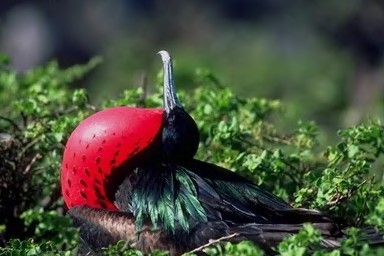
#> input picture samples/authentic/Au_ani_00004.jpg, 384 x 256 px; its folder holds only this picture in this run
$ python -i localize.py   (imports and definitions only)
#> lines starting #> are read from the running program, lines starting #| are printed output that depends on the picture
import cv2
import numpy as np
from skimage.segmentation import slic


def localize_forgery(image_np: np.ndarray):
    copy_move_mask, cm_meta = _detect_copy_move(image_np)
    splicing_mask, sp_meta = _detect_splicing(image_np)

    if copy_move_mask.max() > splicing_mask.max():
        combined = copy_move_mask
        ftype = "copy-move"
    elif splicing_mask.max() > 0:
        combined = splicing_mask
        ftype = "splicing"
    else:
        combined = np.maximum(copy_move_mask, splicing_mask)
        ftype = "unknown"

    meta = {
        "sift_keypoints": cm_meta["keypoints"],
        "sift_matches": cm_meta["matches"],
        "slic_segments": sp_meta["segments"],
        "outlier_segments": sp_meta["outliers"],
        "copy_move_score": float(copy_move_mask.max()),
        "splicing_score": float(splicing_mask.max()),
    }

    return combined, ftype, meta


def _detect_copy_move(image_np: np.ndarray):
    gray = cv2.cvtColor(image_np, cv2.COLOR_RGB2GRAY) if image_np.shape[2] == 3 else image_np
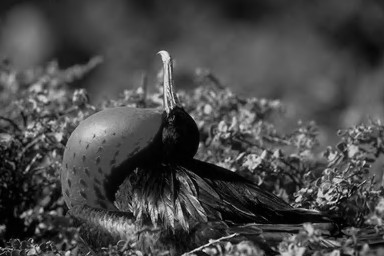
#> gray: shape (256, 384); min 0, max 234, mean 72.9

    sift = cv2.SIFT_create(nfeatures=500)
    keypoints, descriptors = sift.detectAndCompute(gray, None)
#> keypoints = 500 keypoints; strongest (x, y, size): (233, 170, 2.7), (211, 241, 3), (204, 250, 1.8), (364, 162, 2.1)

    mask = np.zeros(gray.shape, dtype=np.float32)
    n_kp = len(keypoints) if keypoints else 0
#> n_kp = 500

    if descriptors is None or n_kp < 10:
        return mask, {"keypoints": n_kp, "matches": 0}

    bf = cv2.BFMatcher(cv2.NORM_L2, crossCheck=False)
    try:
        matches = bf.knnMatch(descriptors, descriptors, k=3)
#> matches = 500 matches
    except Exception:
        return mask, {"keypoints": n_kp, "matches": 0}

    min_dist = max(image_np.shape[:2]) * 0.05
#> min_dist = 19.2
    good_matches = 0

    for m_list in matches:
        if len(m_list) < 2:
            continue
        for m in m_list[1:]:
            if m.queryIdx == m.trainIdx:
                continue
            pt1 = np.array(keypoints[m.queryIdx].pt)
            pt2 = np.array(keypoints[m.trainIdx].pt)
            if np.linalg.norm(pt1 - pt2) > min_dist and m.distance < 120:
                x, y = int(pt2[0]), int(pt2[1])
                radius = int(keypoints[m.trainIdx].size * 3)
                cv2.circle(mask, (x, y), max(radius, 15), 1.0, -1)
                good_matches += 1
#> mask: shape (256, 384) float32; every value is 0
#> after the loop, good_matches = 0
#> in localize_forgery, `copy_move_mask, cm_meta = _detect_copy_move(image_np)`: cm_meta = {'keypoints': 500, 'matches': 0}

    if mask.max() > 0:
        mask = cv2.GaussianBlur(mask, (31, 31), 0)
        mask = mask / mask.max()

    return mask, {"keypoints": n_kp, "matches": good_matches}


def _detect_splicing(image_np: np.ndarray):
    h, w = image_np.shape[:2]
#> h = 256; w = 384
    n_target = 100
    segments = slic(image_np, n_segments=n_target, compactness=10, sigma=1, start_label=0)
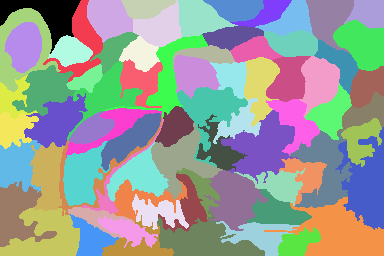
#> segments: shape (256, 384) int64; 75 distinct labels, from 0 to 74; one colour per label, 0 black

    lab = cv2.cvtColor(image_np, cv2.COLOR_RGB2LAB).astype(np.float32)
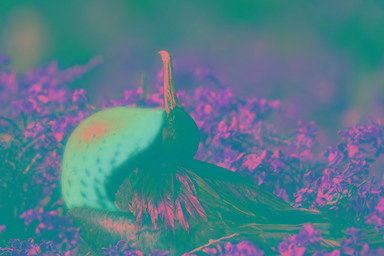
#> lab: shape (256, 384, 3) float32; mean R, G, B 81.8, 123.1, 138.4

    n_segs = segments.max() + 1
#> n_segs = 75
    means = np.zeros((n_segs, 3), dtype=np.float32)
    for s in range(n_segs):
        region = lab[segments == s]
        if len(region) > 0:
            means[s] = region.mean(axis=0)
#> after the loop, means = 75 rows, first 8: [44.21, 129.3, 118.8], [70.92, 123.1, 129.3], [79.6, 126.4, 123.6], [41.69, 129.2, 117.2], [59.1, 125.8, 127], [66.85, 126.8, 125.8], [23.93, 131.1, 115.8], [44.36, 127.3, 119.9]

    global_mean = means.mean(axis=0)
#> global_mean = [82.68, 124, 137.5]
    global_std = means.std(axis=0) + 1e-6
#> global_std = [37.38, 19.1, 13.11]
    z_scores = np.abs((means - global_mean) / global_std).mean(axis=1)
#> z_scores = 75 values, max 2.42 at index 45, min 0.136 at index 19, mean 0.771

    threshold = 2.5
    outlier_segs = np.where(z_scores > threshold)[0]
#> outlier_segs = empty array

    mask = np.zeros((h, w), dtype=np.float32)
    for s in outlier_segs:
        mask[segments == s] = float(z_scores[s]) / z_scores.max()
#> this loop made 0 passes

    if mask.max() > 0:
        mask = cv2.GaussianBlur(mask, (21, 21), 0)
        mask = mask / mask.max()

    return mask, {"segments": int(n_segs), "outliers": int(len(outlier_segs))}

>>> import cv2
>>> picture = cv2.cvtColor(cv2.imread('../../samples/authentic/Au_ani_00004.jpg'), cv2.COLOR_BGR2RGB)
>>> result = localize_forgery(picture)
#> in localize_forgery, `splicing_mask, sp_meta = _detect_splicing(image_np)`: sp_meta = {'segments': 75, 'outliers': 0}
#> in localize_forgery, `meta = { "sift_keypoints": cm_meta["keypoints"], "sift_matches": cm_me..`: meta = {'sift_keypoints': 500, 'sift_matches': 0, 'slic_segments': 75, 'outlier_segments': 0, 'copy_move_score': 0, 'splicing_score': 0}

$ run again, on samples/authentic/Au_ani_00006.jpg
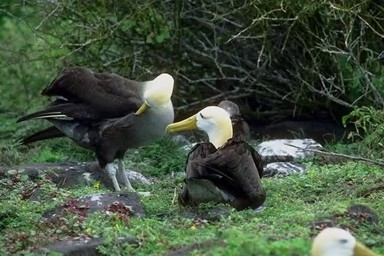
#> input picture samples/authentic/Au_ani_00006.jpg, 384 x 256 px
#> keypoints = 500 keypoints; strongest (x, y, size): (217, 121, 24.1), (159, 89, 21), (194, 144, 2.3), (107, 212, 2.1)
#> n_kp = 500
#> matches = 500 matches
#> after the loop in _detect_copy_move, `for m_list in matches:`: good_matches = 0
#> cm_meta = {'keypoints': 500, 'matches': 0}
#> in _detect_splicing, `segments = slic(image_np, n_segments=n_target, compactness=10, sigma=1..`:
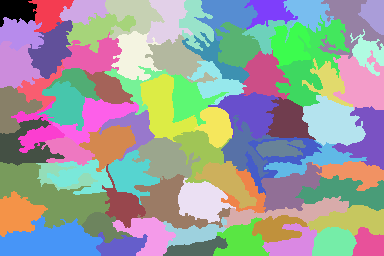
#> segments: shape (256, 384) int64; 80 distinct labels, from 0 to 79; one colour per label, 0 black
#> in _detect_splicing, `lab = cv2.cvtColor(image_np, cv2.COLOR_RGB2LAB).astype(np.float32)`:
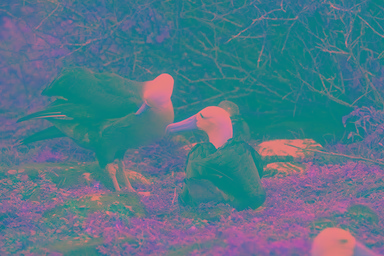
#> lab: shape (256, 384, 3) float32; mean R, G, B 83.3, 118.5, 137.2
#> n_segs = 80
#> after the loop in _detect_splicing, `for s in range(n_segs):`: means = 80 rows, first 8: [78.62, 108.7, 144.6], [93.19, 113.9, 141.6], [66.19, 113.1, 145], [60.37, 114.8, 143], [58.52, 116.4, 139.5], [30.51, 121.4, 132.3], [52.38, 120.7, 134.7], [59.92, 118.6, 140.6]
#> global_mean = [83.52, 118.4, 137.4]
#> global_std = [46.41, 7.3, 7.64]
#> z_scores = 80 values, max 2.09 at index 74, min 0.216 at index 9, mean 0.85
#> outlier_segs = empty array
#> sp_meta = {'segments': 80, 'outliers': 0}
#> meta = {'sift_keypoints': 500, 'sift_matches': 0, 'slic_segments': 80, 'outlier_segments': 0, 'copy_move_score': 0, 'splicing_score': 0}

$ run again, on samples/authentic/Au_ani_00015.jpg
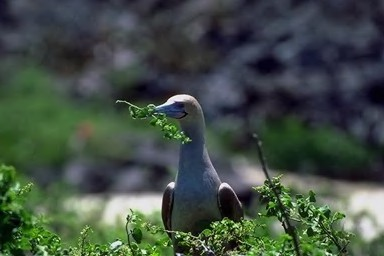
#> input picture samples/authentic/Au_ani_00015.jpg, 384 x 256 px
#> keypoints = 410 keypoints; strongest (x, y, size): (172, 185, 4.4), (170, 101, 5.1), (223, 222, 2.1), (144, 252, 3.1)
#> n_kp = 410
#> matches = 410 matches
#> after the loop in _detect_copy_move, `for m_list in matches:`: good_matches = 0
#> cm_meta = {'keypoints': 410, 'matches': 0}
#> in _detect_splicing, `segments = slic(image_np, n_segments=n_target, compactness=10, sigma=1..`:
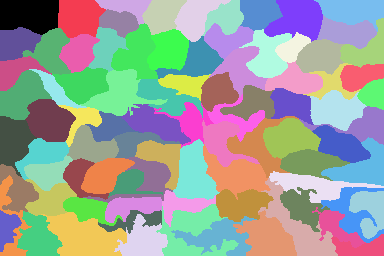
#> segments: shape (256, 384) int64; 86 distinct labels, from 0 to 85; one colour per label, 0 black
#> in _detect_splicing, `lab = cv2.cvtColor(image_np, cv2.COLOR_RGB2LAB).astype(np.float32)`:
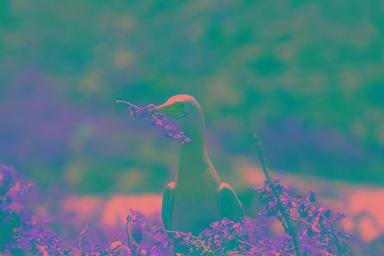
#> lab: shape (256, 384, 3) float32; mean R, G, B 79.7, 121.9, 131.4
#> n_segs = 86
#> after the loop in _detect_splicing, `for s in range(n_segs):`: means = 86 rows, first 8: [60.98, 129.9, 119.1], [68.93, 129.2, 118.9], [58.2, 130.7, 120.6], [47.31, 130.1, 123], [80.88, 128.8, 124.1], [54.82, 130.1, 123.4], [51.72, 131.2, 118], [68.8, 129.4, 118.2]
#> global_mean = [79.73, 122.4, 130.8]
#> global_std = [39.08, 9.78, 13.05]
#> z_scores = 86 values, max 1.89 at index 63, min 0.169 at index 59, mean 0.819
#> outlier_segs = empty array
#> sp_meta = {'segments': 86, 'outliers': 0}
#> meta = {'sift_keypoints': 410, 'sift_matches': 0, 'slic_segments': 86, 'outlier_segments': 0, 'copy_move_score': 0, 'splicing_score': 0}

$ run again, on samples/authentic/Au_ani_00016.jpg
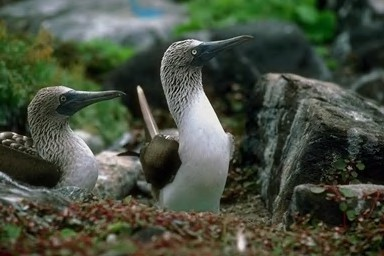
#> input picture samples/authentic/Au_ani_00016.jpg, 384 x 256 px
#> keypoints = 500 keypoints; strongest (x, y, size): (139, 90, 4), (203, 127, 36.4), (24, 137, 1.9), (15, 134, 3)
#> n_kp = 500
#> matches = 500 matches
#> after the loop in _detect_copy_move, `for m_list in matches:`: good_matches = 0
#> cm_meta = {'keypoints': 500, 'matches': 0}
#> in _detect_splicing, `segments = slic(image_np, n_segments=n_target, compactness=10, sigma=1..`:
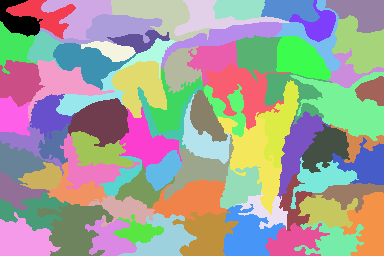
#> segments: shape (256, 384) int64; 78 distinct labels, from 0 to 77; one colour per label, 0 black
#> in _detect_splicing, `lab = cv2.cvtColor(image_np, cv2.COLOR_RGB2LAB).astype(np.float32)`:
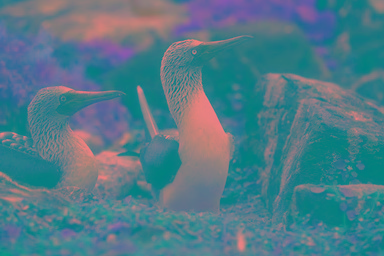
#> lab: shape (256, 384, 3) float32; mean R, G, B 81, 122.3, 136.1
#> n_segs = 78
#> after the loop in _detect_splicing, `for s in range(n_segs):`: means = 78 rows, first 8: [80.22, 118.9, 136.2], [120.7, 121.5, 127.3], [143.8, 124.9, 124.5], [135.1, 121, 126.1], [112.3, 100.8, 153.6], [104.8, 94.19, 161.8], [99.15, 95.54, 158.7], [61.53, 99.34, 154.1]
#> global_mean = [81.06, 121.9, 136.4]
#> global_std = [42.19, 7.8, 8.67]
#> z_scores = 78 values, max 2.35 at index 5, min 0.143 at index 0, mean 0.755
#> outlier_segs = empty array
#> sp_meta = {'segments': 78, 'outliers': 0}
#> meta = {'sift_keypoints': 500, 'sift_matches': 0, 'slic_segments': 78, 'outlier_segments': 0, 'copy_move_score': 0, 'splicing_score': 0}
